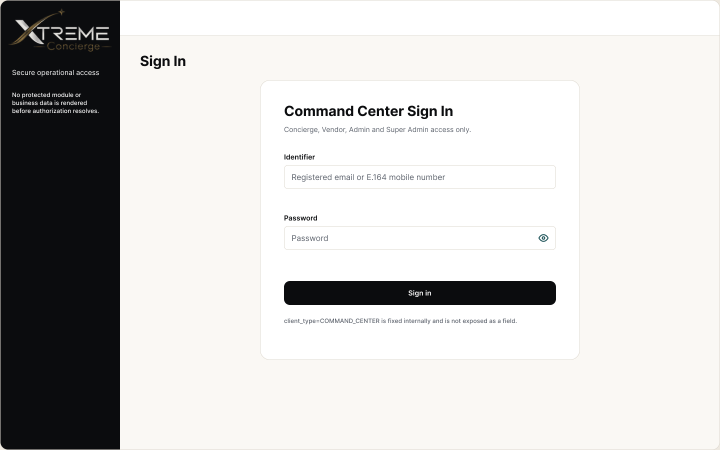
#> input picture docs/audit/batch-01/figma/CC-AUTH-01_77-2.png, 1440 x 900 px (shown at 1/2 size)
$ python generate_comparisons.py
#> lines starting #> are read from the running program, lines starting #| are printed output that depends on the picture
import os
from PIL import Image, ImageDraw, ImageFont

BASE_DIR = os.path.dirname(os.path.abspath(__file__))
FIGMA_DIR = os.path.join(BASE_DIR, "figma")
BROWSER_DIR = os.path.join(BASE_DIR, "browser")
DIFF_DIR = os.path.join(BASE_DIR, "diff")

os.makedirs(DIFF_DIR, exist_ok=True)

SCREENS = [
    {
        "id": "CC-AUTH-01",
        "figma": "CC-AUTH-01_77-2.png",
        "browser": "CC-AUTH-01_browser.png",
        "title": "CC-AUTH-01: Command Center Sign In (Figma 77:2)",
    },
    {
        "id": "CC-HOME-01",
        "figma": "CC-HOME-01_77-26.png",
        "browser": "CC-HOME-01_browser.png",
        "title": "CC-HOME-01: Super Admin Dashboard (Figma 77:26)",
    },
    {
        "id": "CC-CUS-01",
        "figma": "CC-CUS-01_77-239.png",
        "browser": "CC-CUS-01_browser.png",
        "title": "CC-CUS-01: Customers List (Figma 77:239)",
    },
    {
        "id": "CC-CUS-02",
        "figma": "CC-CUS-02_77-341.png",
        "browser": "CC-CUS-02_browser.png",
        "title": "CC-CUS-02: Customer Detail (Figma 77:341)",
    },
    {
        "id": "CC-CUS-03",
        "figma": "CC-CUS-03_77-402.png",
        "browser": "CC-CUS-03_browser.png",
        "title": "CC-CUS-03: Edit Customer Basic Profile (Figma 77:402)",
    },
]

HEADER_HEIGHT = 60

for s in SCREENS:
    f_path = os.path.join(FIGMA_DIR, s["figma"])
    b_path = os.path.join(BROWSER_DIR, s["browser"])
    out_path = os.path.join(DIFF_DIR, f"{s['id']}_comparison.png")

    if not os.path.exists(f_path) or not os.path.exists(b_path):
        print(f"Skipping {s['id']}: missing {f_path} or {b_path}")
        continue

    img_f = Image.open(f_path).convert("RGB")
    img_b = Image.open(b_path).convert("RGB")
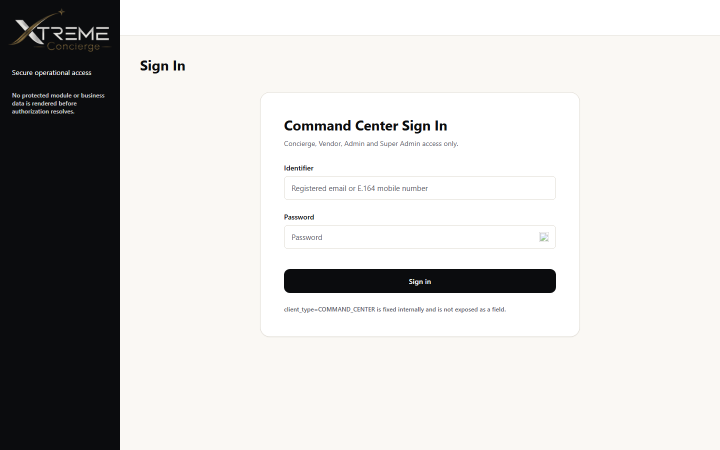
#> input picture docs/audit/batch-01/browser/CC-AUTH-01_browser.png, 1440 x 900 px (shown at 1/2 size)
#> img_b is the input picture: PIL image 1440x900 RGB; mean R, G, B 206.3, 205.4, 203.6

    # Resize both to standard 1440 width if needed, preserving aspect ratio
    target_w = 1440
    if img_f.width != target_w:
        ratio = target_w / img_f.width
        img_f = img_f.resize((target_w, int(img_f.height * ratio)), Image.Resampling.LANCZOS)
    if img_b.width != target_w:
        ratio = target_w / img_b.width
        img_b = img_b.resize((target_w, int(img_b.height * ratio)), Image.Resampling.LANCZOS)

    content_h = max(img_f.height, img_b.height)
#> content_h = 900

    # Pad images to content_h if one is shorter
    if img_f.height < content_h:
        padded_f = Image.new("RGB", (target_w, content_h), (250, 248, 244))
        padded_f.paste(img_f, (0, 0))
        img_f = padded_f
    if img_b.height < content_h:
        padded_b = Image.new("RGB", (target_w, content_h), (250, 248, 244))
        padded_b.paste(img_b, (0, 0))
        img_b = padded_b

    # Create composite side-by-side canvas: 2 * target_w wide, content_h + HEADER_HEIGHT tall
    total_w = target_w * 2
    total_h = content_h + HEADER_HEIGHT
#> total_h = 960

    comp = Image.new("RGB", (total_w, total_h), (11, 12, 14))
    draw = ImageDraw.Draw(comp)

    # Draw header banners
    # Left header: Figma Reference
    draw.rectangle([0, 0, target_w - 1, HEADER_HEIGHT], fill=(23, 25, 29))
    # Right header: Implemented Web
    draw.rectangle([target_w, 0, total_w, HEADER_HEIGHT], fill=(168, 131, 67))

    # Text titles
    font = None
    try:
        font = ImageFont.truetype("arial.ttf", 22)
    except:
        font = ImageFont.load_default()

    draw.text((24, 18), f"FIGMA APPROVED DESIGN: {s['title']}", fill=(240, 240, 240), font=font)
    draw.text((target_w + 24, 18), f"CHROMIUM IMPLEMENTATION (1440x900): {s['id']}", fill=(255, 255, 255), font=font)

    # Paste images
    comp.paste(img_f, (0, HEADER_HEIGHT))
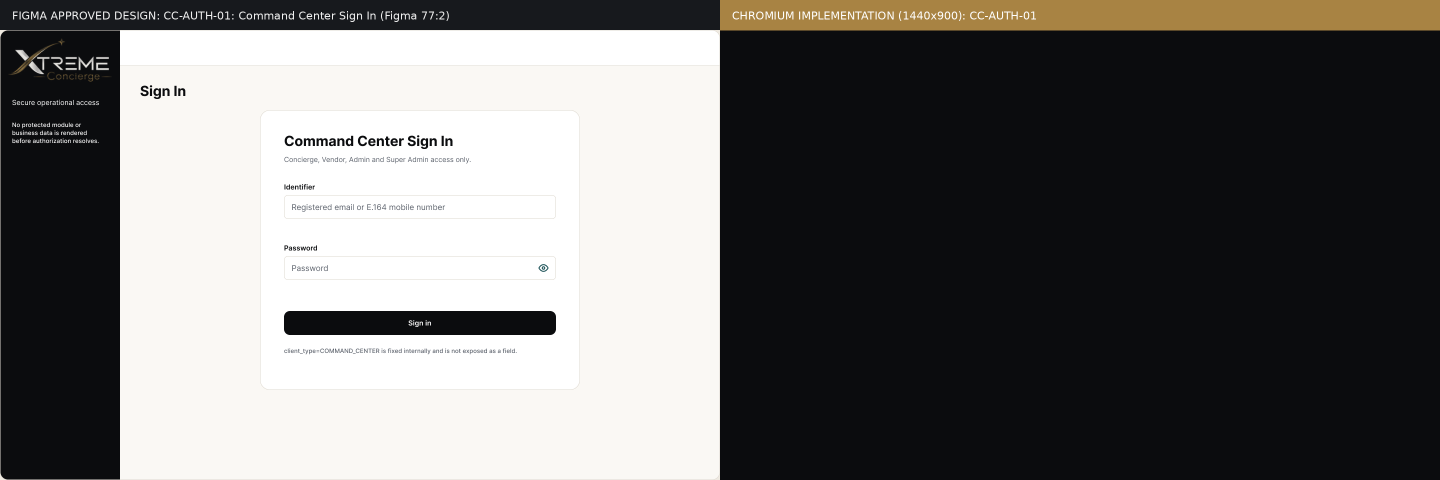
#> comp: PIL image 2880x960 RGB (shown at 1/2 size); mean R, G, B 108.4, 107.4, 105.7
    comp.paste(img_b, (target_w, HEADER_HEIGHT))
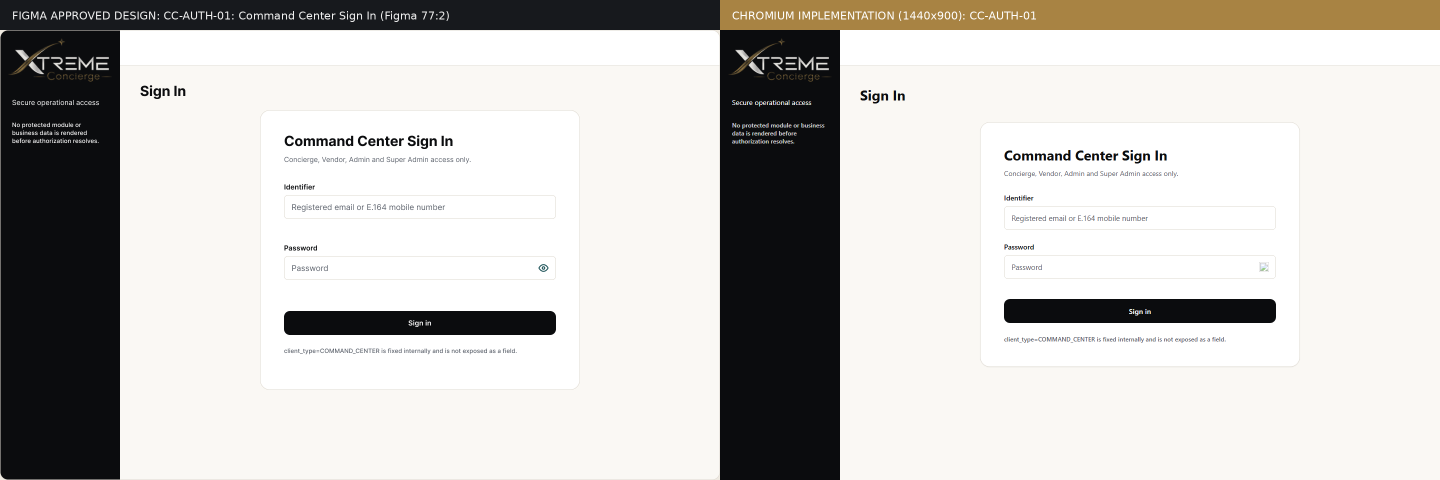
#> comp: PIL image 2880x960 RGB (shown at 1/2 size); mean R, G, B 199.8, 198, 194.5

    # Optional: Draw divider line
    draw.line([(target_w, 0), (target_w, total_h)], fill=(180, 135, 55), width=3)

    comp.save(out_path, quality=92)
    print(f"Generated comparison: {out_path} ({total_w}x{total_h})")
#| Generated comparison: docs/audit/batch-01/diff/CC-AUTH-01_comparison.png (2880x960)
#> pass 2 of the loop `for s in SCREENS:`:
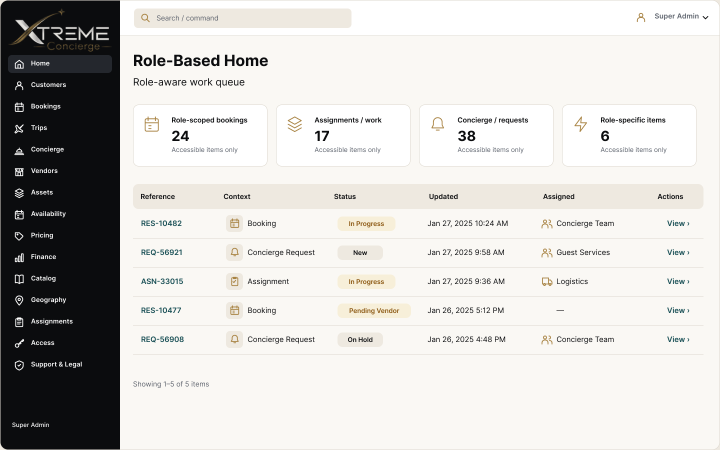
#> input picture docs/audit/batch-01/figma/CC-HOME-01_77-26.png, 1440 x 900 px (shown at 1/2 size)
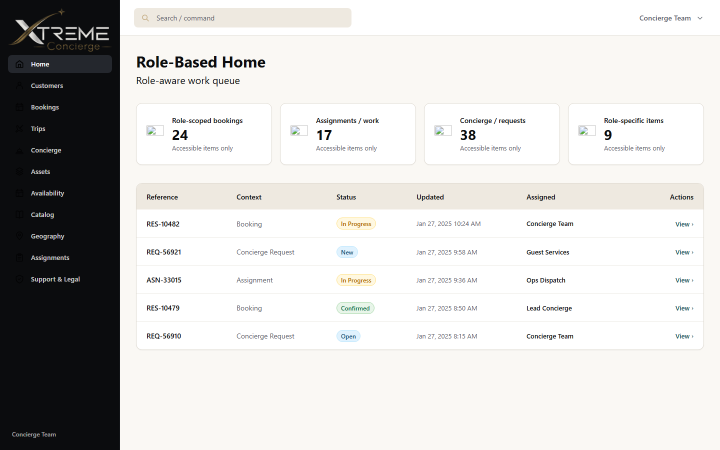
#> input picture docs/audit/batch-01/browser/CC-HOME-01_browser.png, 1440 x 900 px (shown at 1/2 size)
#> img_b is the input picture: PIL image 1440x900 RGB; mean R, G, B 209.5, 208.6, 206.8
#> `comp.paste(img_b, (target_w, HEADER_HEIGHT))`:
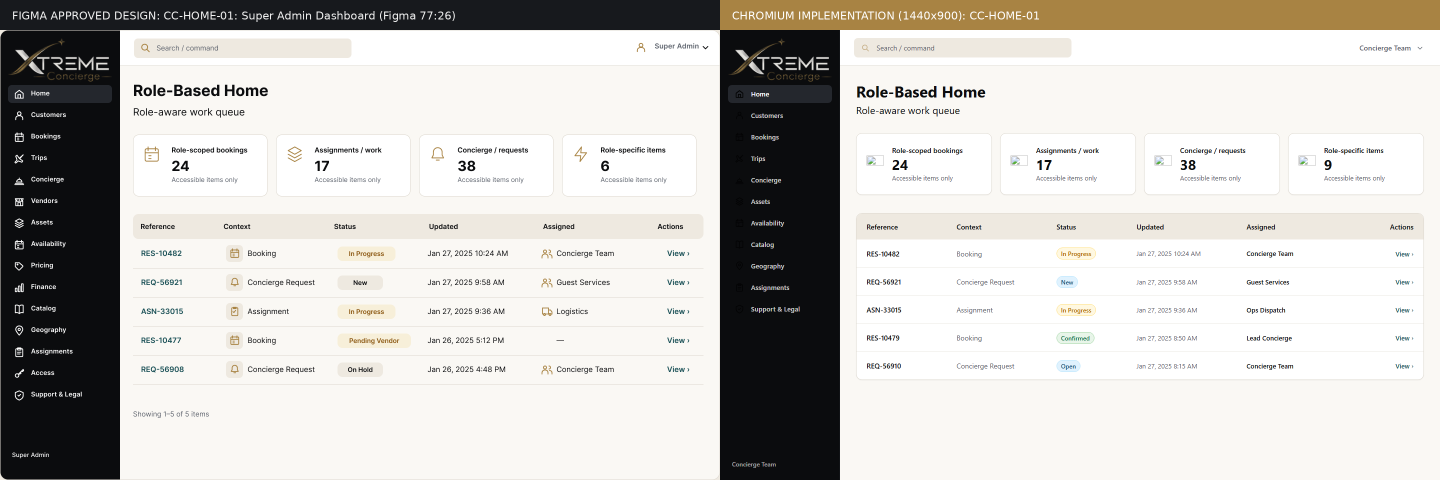
#> comp: PIL image 2880x960 RGB (shown at 1/2 size); mean R, G, B 202.1, 200, 196
#| Generated comparison: docs/audit/batch-01/diff/CC-HOME-01_comparison.png (2880x960)
#> pass 3 of the loop `for s in SCREENS:`:
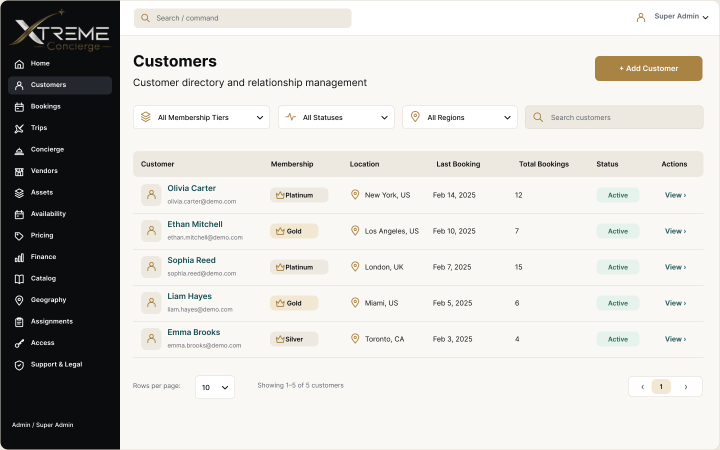
#> input picture docs/audit/batch-01/figma/CC-CUS-01_77-239.png, 1440 x 900 px (shown at 1/2 size)
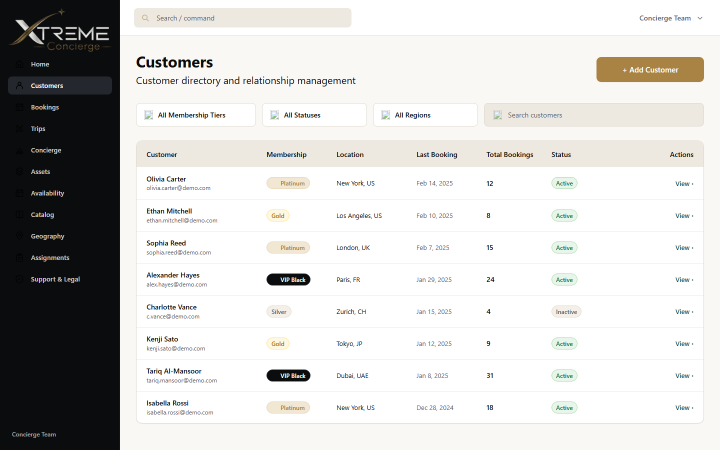
#> input picture docs/audit/batch-01/browser/CC-CUS-01_browser.png, 1440 x 900 px (shown at 1/2 size)
#> img_b is the input picture: PIL image 1440x900 RGB; mean R, G, B 208.2, 207.4, 205.3
#> `comp.paste(img_b, (target_w, HEADER_HEIGHT))`:
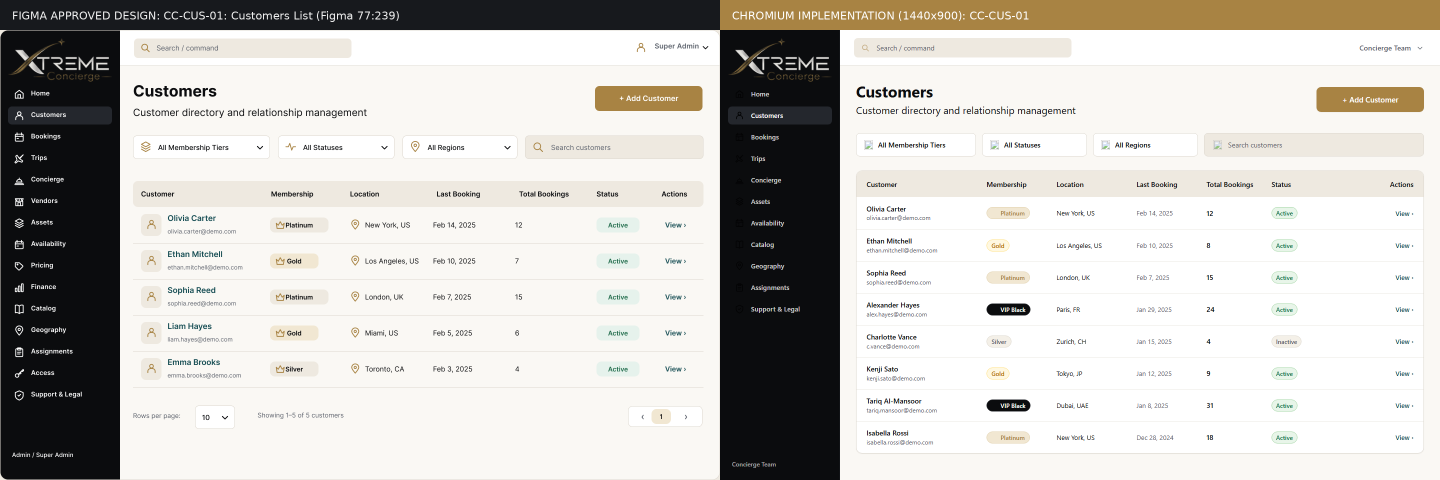
#> comp: PIL image 2880x960 RGB (shown at 1/2 size); mean R, G, B 201.1, 198.8, 194.3
#| Generated comparison: docs/audit/batch-01/diff/CC-CUS-01_comparison.png (2880x960)
#> the loop made 5 passes; the first 3 are shown

print("All comparisons generated successfully.")
